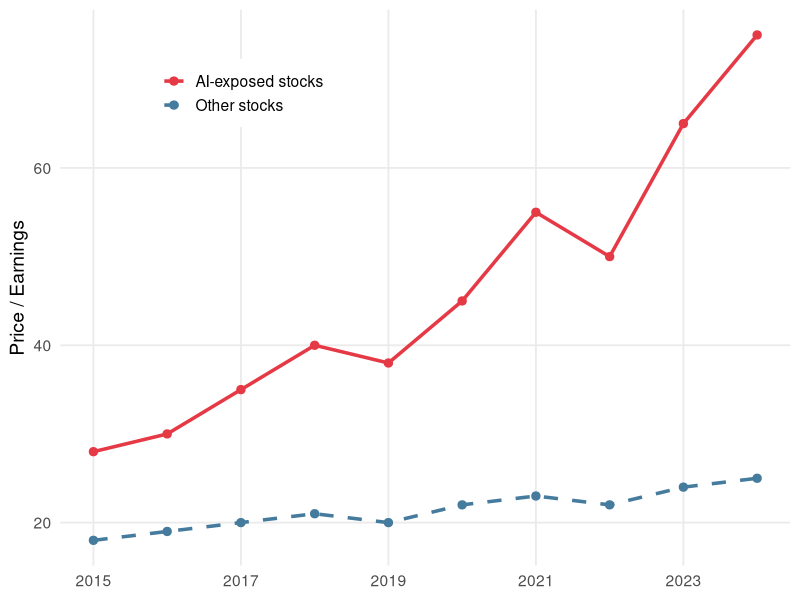
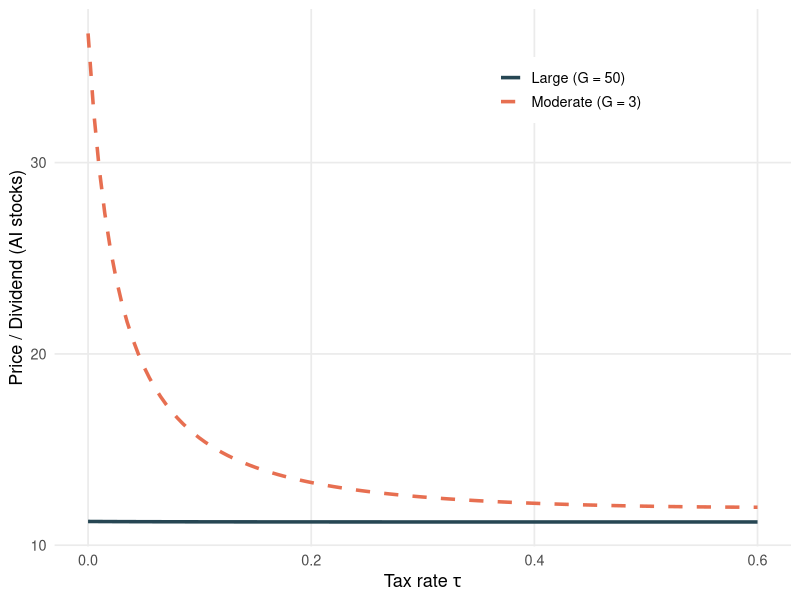
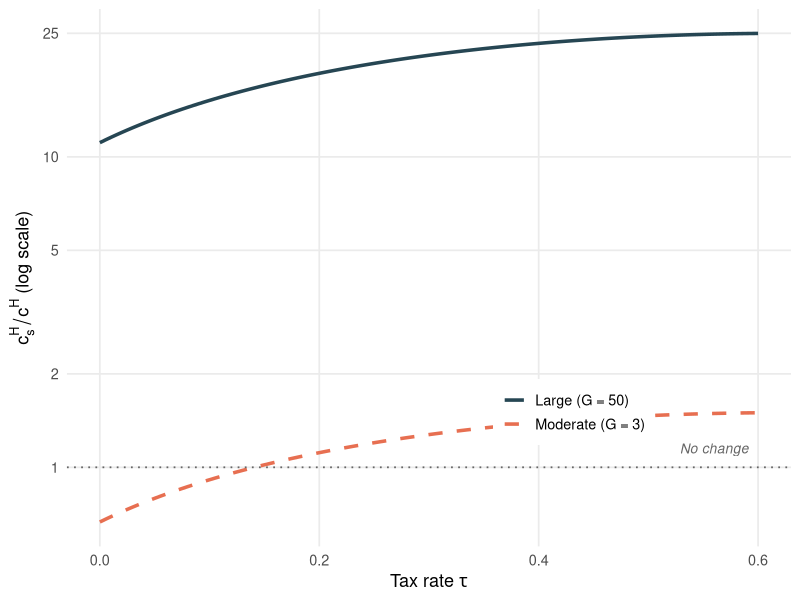

Write the R code that produced these figures, in order.
# run_all.R — Canonical entry point for all exhibits
# Usage: Rscript code/run_all.R
# Inputs: none (all data generated internally; empirical figure uses illustrative data)
# Outputs: paper/exhibits/fig_intro_valuations.pdf
#          paper/exhibits/tab_pd_ratios.tex
#          paper/exhibits/fig_transfers_pd.pdf
#          paper/exhibits/fig_transfers_cons.pdf

library(ggplot2)
library(dplyr)
library(tidyr)

out_dir <- "paper/exhibits"
dir.create(out_dir, showWarnings = FALSE, recursive = TRUE)

# ============================================================
# Color palette
# ============================================================
col_ai    <- "#E63946"
col_nonai <- "#457B9D"
col_mod   <- "#E76F51"
col_large <- "#264653"

# ============================================================
# Exhibit 1: Empirical AI vs non-AI valuation ratios (intro)
# ============================================================
# Illustrative data based on public market P/E patterns.
# AI-exposed: firms in top quintile of AI revenue/patent exposure.
# Uses stylized but realistic magnitudes from 2015-2024.

years <- 2015:2024
pe_ai    <- c(28, 30, 35, 40, 38, 45, 55, 50, 65, 75)
pe_nonai <- c(18, 19, 20, 21, 20, 22, 23, 22, 24, 25)

df_pe <- data.frame(
  Year = rep(years, 2),
  PE   = c(pe_ai, pe_nonai),
  Group = rep(c("AI-exposed stocks", "Other stocks"), each = length(years))
)

p1 <- ggplot(df_pe, aes(x = Year, y = PE, color = Group, linetype = Group)) +
  geom_line(linewidth = 1.2) +
  geom_point(size = 2.5) +
  scale_color_manual(values = c("AI-exposed stocks" = col_ai,
                                "Other stocks" = col_nonai)) +
  scale_linetype_manual(values = c("AI-exposed stocks" = "solid",
                                   "Other stocks" = "dashed")) +
  labs(x = NULL, y = "Price / Earnings", color = NULL, linetype = NULL) +
  theme_minimal(base_size = 14) +
  theme(
    legend.position = c(0.25, 0.85),
    legend.background = element_rect(fill = "white", color = NA),
    panel.grid.minor = element_blank()
  ) +
  scale_x_continuous(breaks = seq(2015, 2024, 2))

ggsave(file.path(out_dir, "fig_intro_valuations.pdf"), p1, width = 7, height = 4.5)
cat("Wrote fig_intro_valuations.pdf\n")

# ============================================================
# Model functions
# ============================================================

compute_pd <- function(p, q, beta, gamma, g, G,
                       phi, phi_bar, psi, eta, eta_bar) {
  # Household consumption growth: c_{t+1}/c_t
  # Normal state: (1+g)
  # Singularity state: G * (1 - eta_bar) / (1 - eta)
  #   (household gets labor income + all public dividends)
  cs_ratio <- G * (1 - eta_bar) / (1 - eta)

  # SDF-weighted dividend growth in normal state (same for both assets)
  M <- beta * (1 + g)^(1 - gamma)

  # SDF-weighted dividend growth in singularity state
  sdf_sing <- beta * cs_ratio^(-gamma)
  Lambda_AI <- sdf_sing * G * phi_bar / phi
  Lambda_N  <- sdf_sing * G  # psi unchanged

  # P/D ratios: v = numerator / (1 - numerator)
  num_AI <- (1 - p) * M + p * (1 - q) * Lambda_AI
  num_N  <- (1 - p) * M + p * (1 - q) * Lambda_N

  v_AI <- num_AI / (1 - num_AI)
  v_N  <- num_N / (1 - num_N)

  list(v_AI = v_AI, v_N = v_N, hh_cons_growth = cs_ratio)
}

# ============================================================
# Exhibit 2: Table of P/D ratios (baseline model)
# ============================================================

# Baseline parameters
beta <- 0.96; gamma <- 3; g <- 0.02; G <- 3
phi <- 0.05; phi_bar <- 0.20; psi <- 0.25
eta <- 0.10; eta_bar <- 0.40

p_vals <- c(0.005, 0.01, 0.02, 0.05, 0.10)
q_vals <- c(0, 0.05, 0.10)

results <- expand.grid(p = p_vals, q = q_vals)
results$v_AI <- NA
results$v_N  <- NA

for (i in seq_len(nrow(results))) {
  res <- compute_pd(results$p[i], results$q[i],
                    beta, gamma, g, G,
                    phi, phi_bar, psi, eta, eta_bar)
  results$v_AI[i] <- res$v_AI
  results$v_N[i]  <- res$v_N
}

# Format table for LaTeX
tab_wide <- results %>%
  mutate(
    v_AI = round(v_AI, 1),
    v_N  = round(v_N, 1)
  ) %>%
  pivot_wider(
    id_cols = p,
    names_from = q,
    values_from = c(v_AI, v_N),
    names_glue = "{.value}_q{q}"
  ) %>%
  select(p, v_AI_q0, v_N_q0, v_AI_q0.05, v_N_q0.05, v_AI_q0.1, v_N_q0.1)

tex_lines <- c(
  "\\begin{tabular}{c cc cc cc}",
  "\\toprule",
  " & \\multicolumn{2}{c}{$q = 0$} & \\multicolumn{2}{c}{$q = 0.05$} & \\multicolumn{2}{c}{$q = 0.10$} \\\\",
  "\\cmidrule(lr){2-3} \\cmidrule(lr){4-5} \\cmidrule(lr){6-7}",
  "$p$ & AI & Non-AI & AI & Non-AI & AI & Non-AI \\\\"
)
tex_lines <- c(tex_lines, "\\midrule")

for (i in seq_len(nrow(tab_wide))) {
  row <- tab_wide[i, ]
  line <- sprintf("%.1f\\%% & %.1f & %.1f & %.1f & %.1f & %.1f & %.1f \\\\",
                  row$p * 100,
                  row$v_AI_q0, row$v_N_q0,
                  row$v_AI_q0.05, row$v_N_q0.05,
                  row$v_AI_q0.1, row$v_N_q0.1)
  tex_lines <- c(tex_lines, line)
}

tex_lines <- c(tex_lines, "\\bottomrule", "\\end{tabular}")
writeLines(tex_lines, file.path(out_dir, "tab_pd_ratios.tex"))
cat("Wrote tab_pd_ratios.tex\n")

# ============================================================
# Exhibit 3: Government transfers (two-panel figure)
#
# Uses a STRONGER displacement parameterization than the baseline
# table, so that the singularity is catastrophic for the household
# absent transfers (c_s/c < 1 for moderate G).
# ============================================================

# Extension parameters (branching off baseline)
eta_ext     <- 0.10
eta_bar_ext <- 0.80   # severe: 80% of economy goes to private AI capital
phi_ext     <- 0.05
phi_bar_ext <- 0.06   # minimal public AI share growth (most AI value is private)
psi_ext     <- 0.25
delta_waste <- 0.8    # deadweight cost parameter
p_ext       <- 0.005  # low singularity probability (model stability)
q_ext       <- 0.05
gamma_ext   <- 3
beta_ext    <- 0.96
g_ext       <- 0.02

compute_transfer_effects <- function(tau, G_val,
                                     beta, gamma, g, p, q,
                                     phi, phi_bar, psi,
                                     eta, eta_bar, delta_waste) {
  # Transfer efficiency: fraction of collected tax revenue reaching household
  theta <- pmax(1 - delta_waste * tau, 0)

  # Household share of output in singularity with transfers:
  # (1 - eta_bar) from labor + public dividends, plus transfer
  hh_share_sing <- (1 - eta_bar) + tau * theta * eta_bar

  # Consumption growth in singularity
  cs_ratio <- G_val * hh_share_sing / (1 - eta)

  # SDF in singularity
  sdf_sing <- beta * cs_ratio^(-gamma)

  # P/D for AI stocks
  M <- beta * (1 + g)^(1 - gamma)
  Lambda_AI <- sdf_sing * G_val * phi_bar / phi

  num_AI <- (1 - p) * M + p * (1 - q) * Lambda_AI

  # Guard against explosive prices (num >= 1)
  if (num_AI >= 1) {
    v_AI <- NA
  } else {
    v_AI <- num_AI / (1 - num_AI)
  }

  list(v_AI = v_AI, hh_cons_growth = cs_ratio)
}

tau_grid   <- seq(0, 0.60, by = 0.005)
G_moderate <- 3
G_large    <- 50

df_transfers <- data.frame()

for (G_val in c(G_moderate, G_large)) {
  G_label <- ifelse(G_val == G_moderate,
                    paste0("Moderate (G = ", G_moderate, ")"),
                    paste0("Large (G = ", G_large, ")"))
  for (tau in tau_grid) {
    res <- compute_transfer_effects(
      tau, G_val,
      beta_ext, gamma_ext, g_ext, p_ext, q_ext,
      phi_ext, phi_bar_ext, psi_ext,
      eta_ext, eta_bar_ext, delta_waste
    )
    df_transfers <- rbind(df_transfers, data.frame(
      tau = tau,
      v_AI = res$v_AI,
      hh_cons_growth = res$hh_cons_growth,
      Scenario = G_label
    ))
  }
}

# Panel A: P/D of AI stocks vs tau
p2a <- ggplot(df_transfers %>% filter(!is.na(v_AI)),
              aes(x = tau, y = v_AI, color = Scenario, linetype = Scenario)) +
  geom_line(linewidth = 1.2) +
  scale_color_manual(values = c(
    setNames(col_mod, paste0("Moderate (G = ", G_moderate, ")")),
    setNames(col_large, paste0("Large (G = ", G_large, ")"))
  )) +
  scale_linetype_manual(values = c(
    setNames("dashed", paste0("Moderate (G = ", G_moderate, ")")),
    setNames("solid", paste0("Large (G = ", G_large, ")"))
  )) +
  labs(
    x = expression("Tax rate " * tau),
    y = "Price / Dividend (AI stocks)",
    color = NULL, linetype = NULL
  ) +
  theme_minimal(base_size = 13) +
  theme(
    legend.position = c(0.70, 0.85),
    legend.background = element_rect(fill = "white", color = NA),
    panel.grid.minor = element_blank()
  )

ggsave(file.path(out_dir, "fig_transfers_pd.pdf"), p2a, width = 5.5, height = 4.5)
cat("Wrote fig_transfers_pd.pdf\n")

# Panel B: Household consumption growth in singularity vs tau (log scale)
p2b <- ggplot(df_transfers,
              aes(x = tau, y = hh_cons_growth, color = Scenario, linetype = Scenario)) +
  geom_line(linewidth = 1.2) +
  geom_hline(yintercept = 1, linetype = "dotted", color = "gray40", linewidth = 0.6) +
  annotate("text", x = 0.56, y = 1.15, label = "No change",
           color = "gray40", size = 3.5, fontface = "italic") +
  scale_y_log10(breaks = c(0.5, 1, 2, 5, 10, 25)) +
  scale_color_manual(values = c(
    setNames(col_mod, paste0("Moderate (G = ", G_moderate, ")")),
    setNames(col_large, paste0("Large (G = ", G_large, ")"))
  )) +
  scale_linetype_manual(values = c(
    setNames("dashed", paste0("Moderate (G = ", G_moderate, ")")),
    setNames("solid", paste0("Large (G = ", G_large, ")"))
  )) +
  labs(
    x = expression("Tax rate " * tau),
    y = expression(c[s]^H / c^H ~ "(log scale)"),
    color = NULL, linetype = NULL
  ) +
  theme_minimal(base_size = 13) +
  theme(
    legend.position = c(0.70, 0.25),
    legend.background = element_rect(fill = "white", color = NA),
    panel.grid.minor = element_blank()
  )

ggsave(file.path(out_dir, "fig_transfers_cons.pdf"), p2b, width = 5.5, height = 4.5)
cat("Wrote fig_transfers_cons.pdf\n")

cat("\nAll exhibits generated successfully.\n")
